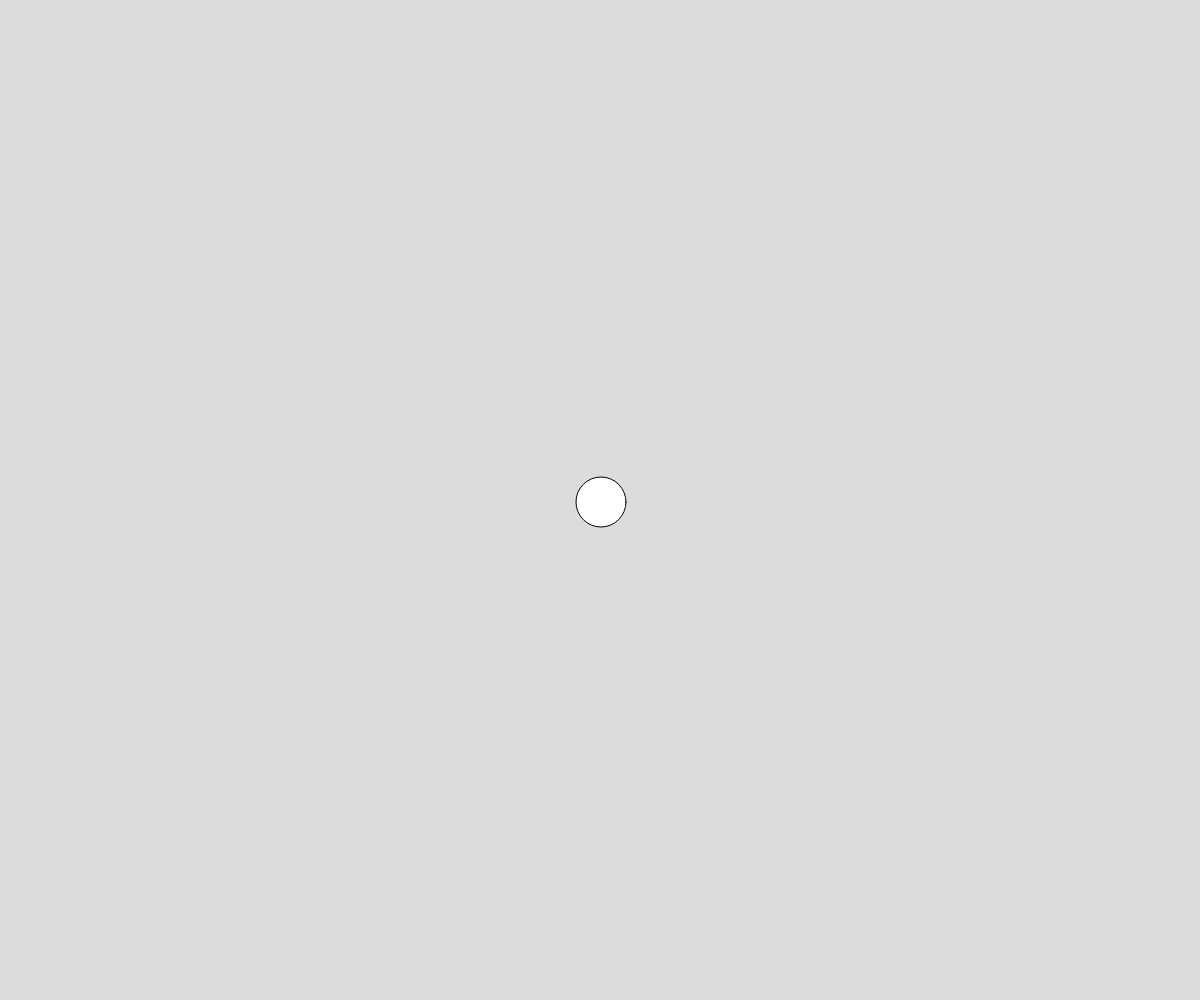
Frame 1 (no input)
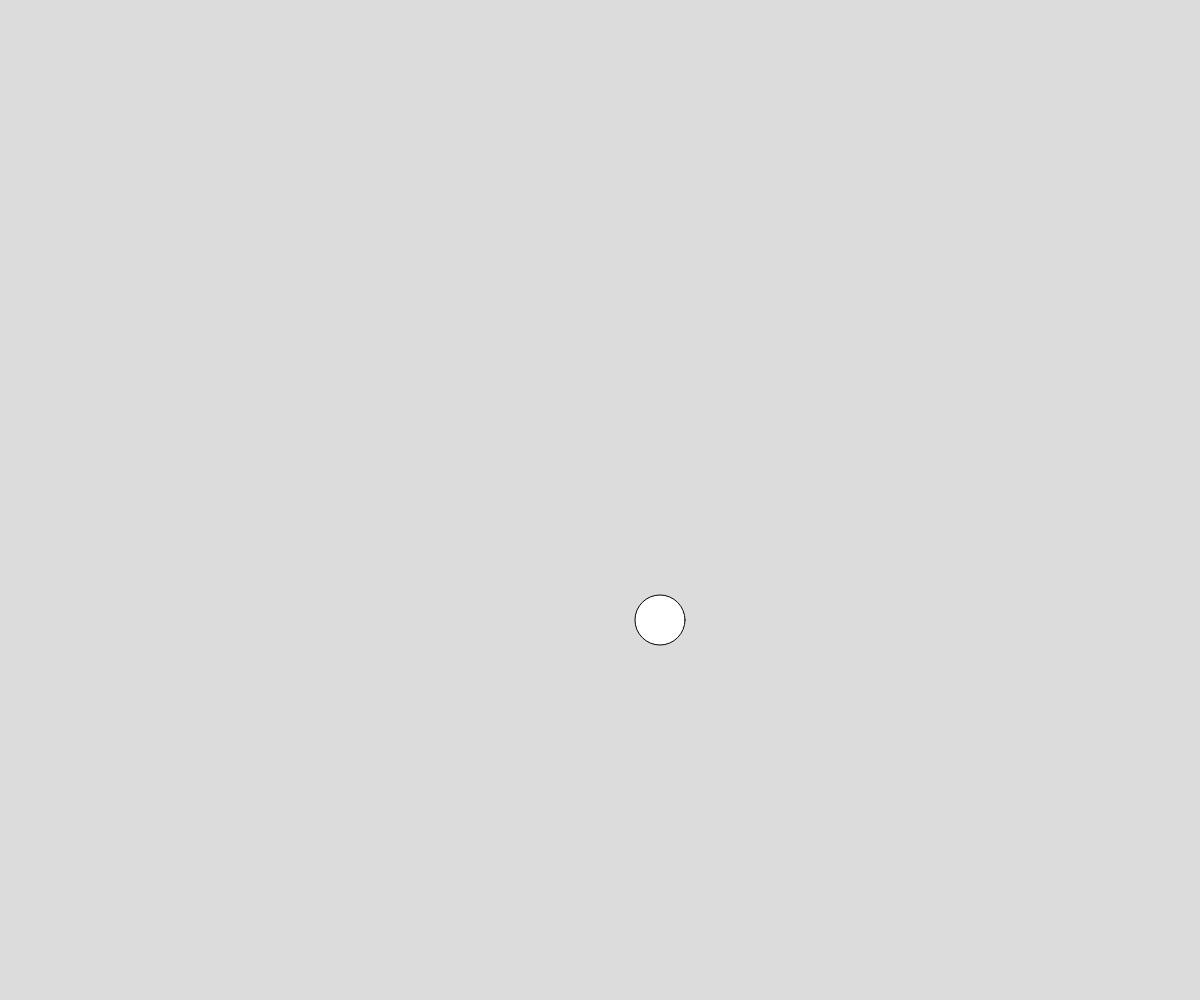
Frame 60 (no input)
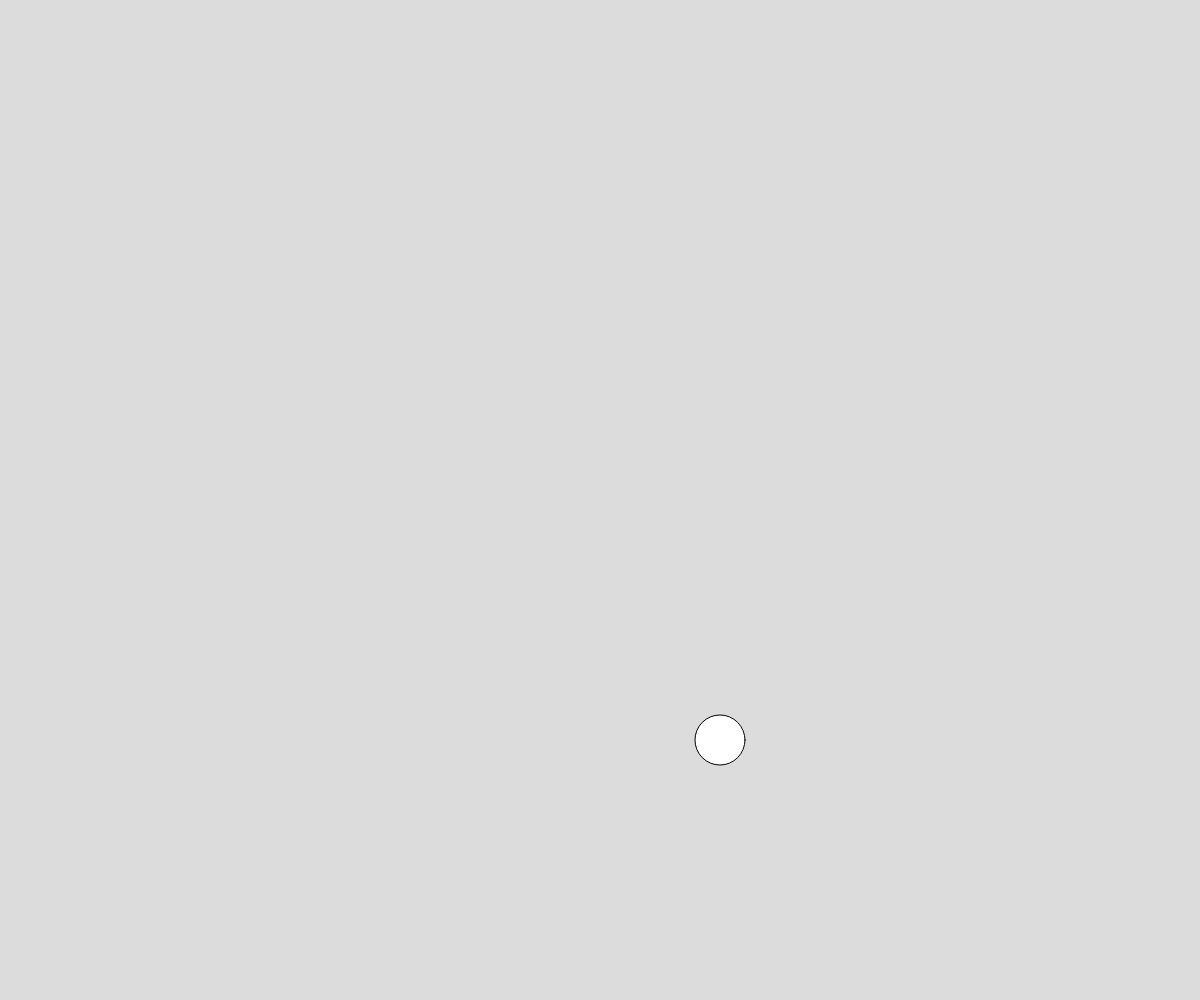
Frame 120 (the mouse pressed at the canvas centre since frame 60)

The p5.js sketch that drew these frames (run headless with seeded random() and noise() and a simulated clock; from frame 60 on, the mouse is pressed at the canvas centre):

// p5.js sketch
// ── sketch.js
let x = 0;
let y = 0;
let xSpeed = 1;
let ySpeed = 2;
let d = 50; //직경

/** 초기세팅 시작때만 호출 */
function setup() {
  createCanvas(innerWidth, innerHeight);
  angleMode(DEGREES);
}

/** 1초에 60번 호출이기에 배경을 위에다가 옮기면 그림만 호출하기때문에 잔상이 남는다 */
function draw() {
  background(220);
  translate(width / 2, height / 2);  // 중앙 기준 좌표계 이 이후로 좌표계는 화면 가운데로 리셋 된다고 봐야함

  // 이동
  x += xSpeed;
  y += ySpeed;

  // 충돌 처리 (중앙 기준: 좌우는 width/2, 상하는 height/2)
  if (x > width / 2 - d / 2 || x < -width / 2 + d / 2) { // x의 가로위치(원의 중앙값기준) 가 width/2(우측끝) 에서 반지름 값보다 작을때 or -width/2(좌측끝)에서 반지름보다 클때
    xSpeed *= -1;
  }
  if (y > height / 2 - d / 2 || y < -height / 2 + d / 2) {
    ySpeed *= -1;
  }

  stroke(0);
  ellipse(x, y, 50, d);
}
